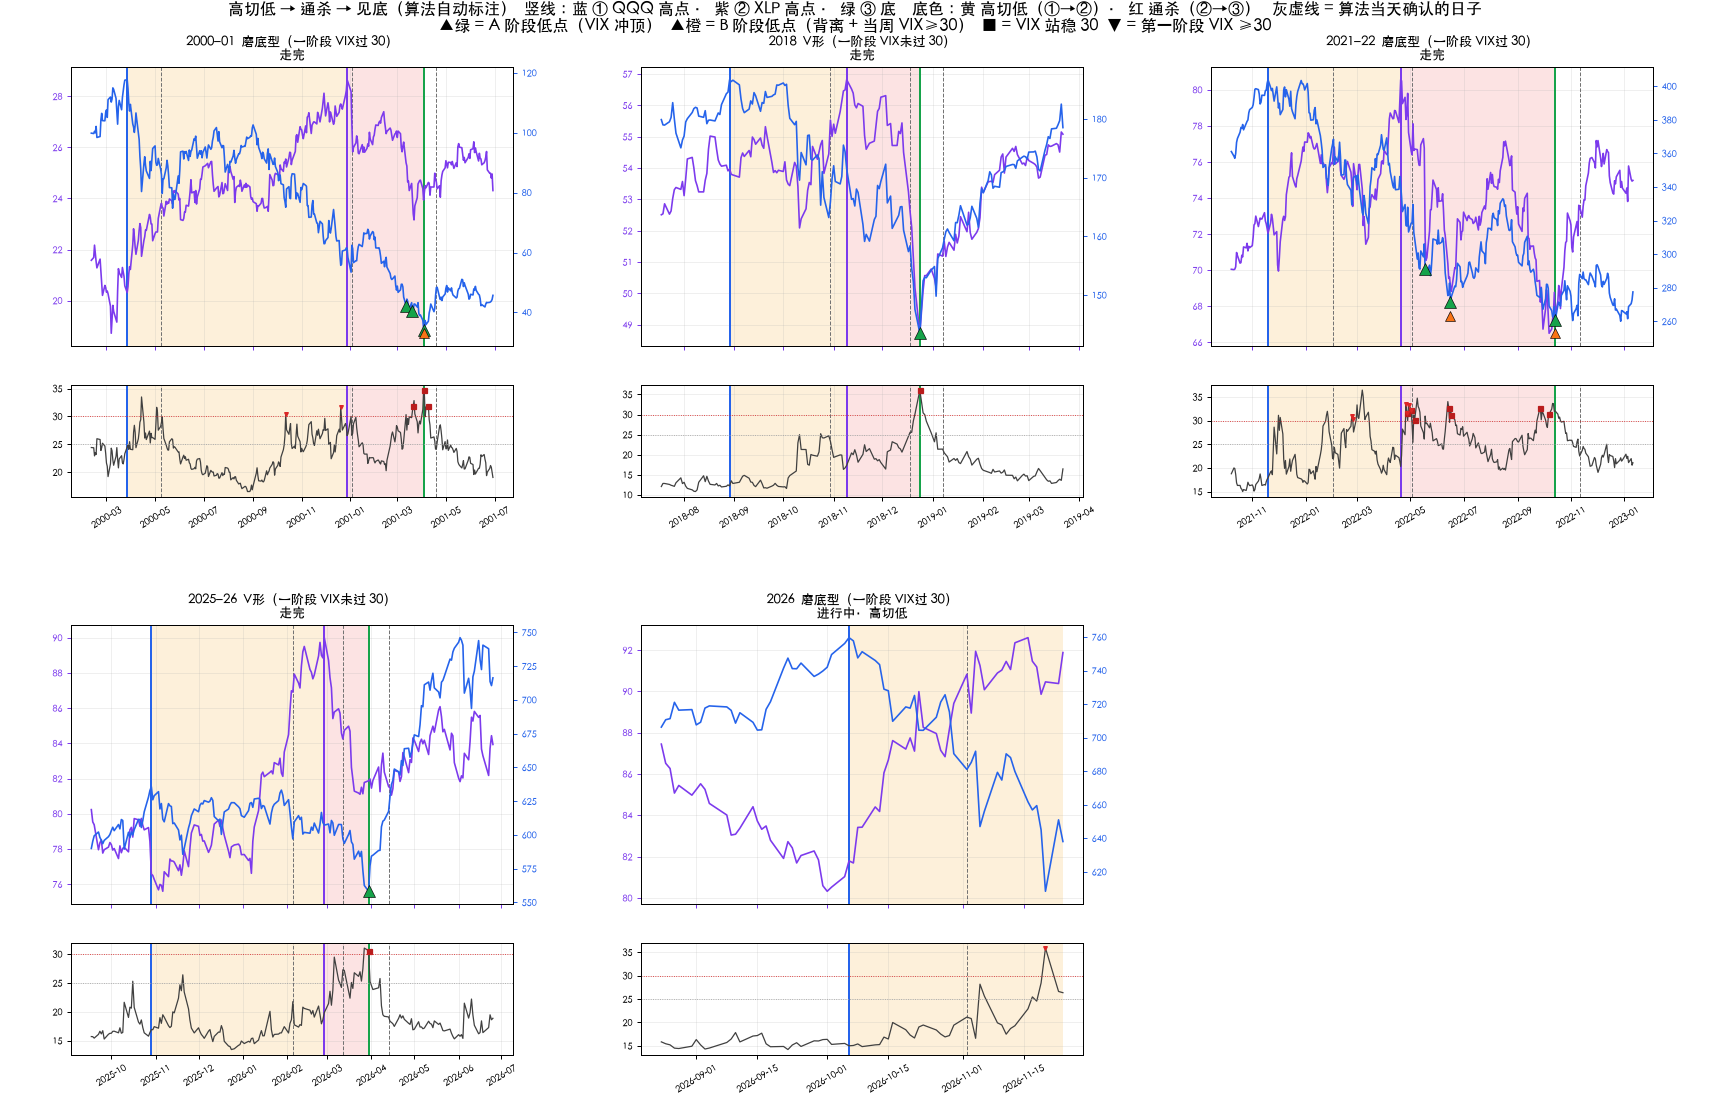

Generate this figure with Python:
# 高切低 → 通杀 → 见底 回测(规格见 docs/rotation-phase-handoff.md)。研究用,不是线上实现。
# 跑法: uv run --no-project --with matplotlib --with pandas python rotation_phase_backtest.py <数据目录> <输出.png>
# 数据目录需含:
#   QQQ.json / XLP.json   = GET localhost:3000/api/yahoo/history/<代码> 的原样响应({points:[{date,close}]})
#   HYOAS.json            = /api/regime 的 hyOas 序列,转成 {points:[{date,close}]}
#   VIX.csv / VIX3M.csv   = Cboe 官网 https://cdn.cboe.com/api/global/us_indices/daily_prices/{VIX,VIX3M}_History.csv
# 2026-11-26 semantic-garden 会话写成,验收表即该日的运行结果。
import json, sys, pandas as pd
import matplotlib; matplotlib.use('Agg')
import matplotlib.pyplot as plt
D, OUT = sys.argv[1], sys.argv[2]
plt.rcParams['font.family'] = ['Heiti TC']; plt.rcParams['axes.unicode_minus'] = False

def px(t):
    p = json.load(open(f'{D}/{t}.json'))['points']
    s = pd.Series({x['date']: x['close'] for x in p}); s.index = pd.to_datetime(s.index); return s.sort_index()
def cboe(f):
    v = pd.read_csv(f'{D}/{f}'); v.index = pd.to_datetime(v['DATE']); return v['CLOSE']
df = pd.concat({'Q': px('QQQ'), 'X': px('XLP')}, axis=1, sort=True)
df['V'] = cboe('VIX.csv'); df['M'] = cboe('VIX3M.csv')
df['H'] = px('HYOAS')
df['H'] = df['H'].ffill()
df = df.dropna(subset=['Q', 'X', 'V'])
Q, X, V = df.Q, df.X, df.V
# 参数(与回复里的规则表一一对应)
P = dict(rot_q=-0.05, rot_x=-0.02, rot_xup=0.02, rot_rel=0.10, kill_x=-0.05, kill_v=25,
         bot_v=30, min_p1=20, hy_max=6.0, bot_vpk=0.90, end_up=0.10, end_v=25, reset_q=-0.03, hold=120)
def rsi(x, n=14):
    d = x.diff(); u = d.clip(lower=0).ewm(alpha=1 / n, adjust=False).mean(); dn = (-d.clip(upper=0)).ewm(alpha=1 / n, adjust=False).mean()
    return 100 - 100 / (1 + u / dn)
Wk = Q.resample('W-FRI').last(); Wr = rsi(Wk)
Wm = Wk.ewm(span=12, adjust=False).mean() - Wk.ewm(span=26, adjust=False).mean()
div_weeks = set()
piv = [t for i, t in enumerate(Wk.index[2:-2], 2) if Wk.iloc[i] == Wk.iloc[i - 2: i + 3].min()]
for k, t in enumerate(piv):
    prev = [u for u in piv[:k] if (t - u).days <= 365 and Wk[u] > Wk[t]]
    if prev and Wr[t] > Wr[prev[-1]] and Wm[t] > Wm[prev[-1]]: div_weeks.add(t)
def wk_div(day):   # 底候选所在周(±1 周)出现周线 RSI 与 MACD 线同时背离
    w = day + pd.offsets.Week(weekday=4) if day.weekday() != 4 else day
    return any(abs((w - x).days) <= 7 for x in div_weeks)
Dm = Q.ewm(span=12, adjust=False).mean() - Q.ewm(span=26, adjust=False).mean(); Dr = rsi(Q)
dpiv = [t for i, t in enumerate(Q.index[5:-5], 5) if Q.iloc[i] == Q.iloc[i - 5: i + 6].min()]
day_div = set()
for k, t in enumerate(dpiv):
    prev = [u for u in dpiv[:k] if (t - u).days <= 120 and Q[u] > Q[t]]
    if prev and (Dr[t] > Dr[prev[-1]] or Dm[t] > Dm[prev[-1]]): day_div.add(t)
qdd = Q / Q.rolling(250, min_periods=60).max() - 1
xdd60 = X / X.rolling(60).max() - 1
x60 = X / X.shift(60) - 1
rel60 = (X / Q) / (X / Q).shift(60) - 1

state, cur, eps, st = '正常', {}, [], []
cool_until = None
last_end = df.index[0]
for i, t in enumerate(df.index):
    if i >= 60:
        if state == '正常':
            if qdd[t] <= P['rot_q'] and xdd60[t] >= P['rot_x'] and x60[t] >= P['rot_xup'] and rel60[t] >= P['rot_rel']:
                if df.H[t] >= P['hy_max']:
                    eps.append({'L1': Q.iloc[max(0, i - 250): i + 1].idxmax(), 'L1确认': t, '熊市预警': [], '结局': '不算·信用危机型'}); state = '冷却'; cool_until = t + pd.Timedelta(days=180)
                else:
                    state = '高切低'; cur = {'L1': Q.iloc[max(0, i - 250): i + 1].idxmax(), 'L1确认': t, '熊市预警': []}
        elif state == '冷却':
            if t >= cool_until: state = '正常'
        elif state == '高切低':
            if V[t] >= 30: cur['熊市预警'].append(t)
            xpk = X.loc[max(cur['L1'], last_end): t].idxmax()
            if X[t] / X[xpk] - 1 <= P['kill_x'] and V[t] >= P['kill_v']:
                if len(df.loc[cur['L1']: xpk]) - 1 < P['min_p1']:   # 第一阶段太短 = 不是场内腾挪(2025 型)
                    eps.append({**cur, '结局': '不算·第一阶段太短'}); last_end = t; state, cur = '冷却', {}; cool_until = t + pd.Timedelta(days=60)
                else:
                    state = '通杀'; cur.update(L2=xpk, L2确认=t)
            elif qdd[t] > P['reset_q']:
                eps.append({**cur, '结局': '未通杀'}); state, cur = '正常', {}
        elif state == '通杀':
            if X[t] > X[cur['L2']]:
                state = '高切低'; cur.pop('L2'); cur.pop('L2确认')
            else:
                seg = df.loc[cur['L2']: t]
                # 底候选:VIX ≥30 且不低于通杀以来 VIX 最高的 90% 的那些天里,QQQ 最低的一天
                ok = seg[(seg.V >= P['bot_v']) & (seg.V >= P['bot_vpk'] * seg.V.cummax())]
                inv = (seg.V / seg.M).dropna()
                bear = len(inv) > 0 and (inv > 1).mean() < 0.25
                if bear: ok = ok[[wk_div(d) for d in ok.index]]
                if len(ok):
                    lo = ok.Q.idxmin()
                    if Q[t] / Q[lo] - 1 >= P['end_up'] and V[t] < P['end_v']:
                        state = '见底'; cur.update(L3=lo, L3确认=t)
        elif state == '见底':
            if Q[t] < Q[cur['L3']] and V[t] >= P['bot_v']:
                state = '通杀'; cur.pop('L3'); cur.pop('L3确认')
            elif qdd[t] > P['reset_q'] or (t - cur['L3确认']).days > P['hold']:
                eps.append({**cur, '结局': '走完'}); last_end = cur['L3']; state, cur = '正常', {}
    st.append(state)
if cur: eps.append({**cur, '结局': f'进行中·{state}'})
df['st'] = st

def kind(e):
    if 'L3' not in e: return ''
    r = (df.V / df.M).loc[e['L2']: e['L3']].dropna()
    return '' if r.empty else ('快速型' if (r > 1).mean() >= 0.25 else '熊市型')
def marks(e):
    a = e['L2']; b = e.get('L3', df.index[-1]) + pd.Timedelta(days=5)
    seg = df.loc[a:b]
    hold30 = list(seg.index[(seg.V >= 30) & (seg.V.shift() >= 30) & ~((seg.V.shift() >= 30) & (seg.V.shift(2) >= 30))])
    # A:VIX ≥30 的每一簇里 QQQ 最低那天,且该簇 VIX 峰 ≥ 通杀以来最高的 90%
    hi = seg[seg.V >= 30]; A = []
    if len(hi):
        grp = (hi.index.to_series().diff().dt.days > 7).cumsum()
        for _, g in hi.groupby(grp.values):
            if g.V.max() >= 0.9 * seg.V.loc[:g.index[-1]].max(): A.append(g.Q.idxmin())
    # B:日线 RSI 或 MACD 线底背离,且当周 VIX 最高 ≥30
    B = [t for t in sorted(day_div) if a <= t <= b and V.loc[t - pd.Timedelta(days=4): t].max() >= 30]
    return hold30, A, B
for e in eps:
    e['型'] = '磨底型' if e.get('熊市预警') else 'V形'
    if 'L2' in e: e['站稳30'], e['A'], e['B'] = marks(e)
rows = []
prev_pk = None
for e in eps:
    if e['结局'] in ('走完',) or e['结局'].startswith('进行中'):
        e['续段'] = prev_pk is not None and Q[e['L1']] < prev_pk[0] and (e['L1'] - prev_pk[1]).days < 730
        if not e['续段']: prev_pk = (Q[e['L1']], e.get('L3', e['L1']))
        else: prev_pk = (prev_pk[0], e.get('L3', e['L1']))
    rows.append(dict(QQQ高点=e['L1'].date(), 确认=e['L1确认'].date(),
        XLP高点=e['L2'].date() if 'L2' in e else '', 确认2=e['L2确认'].date() if 'L2' in e else '',
        底=e['L3'].date() if 'L3' in e else '', 确认3=e['L3确认'].date() if 'L3' in e else '',
        底日VIX=round(V[e['L3']], 1) if 'L3' in e else '', 类型=kind(e),
        一阶段VIX过30=len(e['熊市预警']), 分型=e['型'], A点=' '.join(str(x.date()) for x in e.get('A', [])), B点=' '.join(str(x.date()) for x in e.get('B', [])), 站稳30=' '.join(str(x.date()) for x in e.get('站稳30', [])), 续段='是' if e.get('续段') else '', 结局=e['结局']))
tab = pd.DataFrame(rows); pd.set_option('display.width', 250); print(tab.to_string(index=False))

# 作图:走完 / 进行中的每轮一列;上 = QQQ(右轴)+ XLP(左轴),下 = VIX
show = [e for e in eps if e['结局'] == '走完' or e['结局'].startswith('进行中')]
C = {'高切低': '#f59e0b', '通杀': '#ef4444', '见底': '#22c55e'}
import math
nc = 3; nr = math.ceil(len(show) / nc)
fig = plt.figure(figsize=(19, 6.2 * nr)); sfs = fig.subfigures(nr, nc).ravel()
for sf in sfs[len(show):]: sf.set_visible(False)
for k, e in enumerate(show):
    ax, vx = sfs[k].subplots(2, 1, gridspec_kw={'height_ratios': [3, 1.2]}, sharex=True)
    a = df.index.get_loc(e['L1']); end = e.get('L3', df.index[-1])
    b = min(len(df) - 1, df.index.get_loc(end) + 60)
    w = df.iloc[max(0, a - 30): b + 1]
    ax2 = ax.twinx()
    for x in (ax, vx):
        if 'L2' in e: x.axvspan(e['L1'], e['L2'], color=C['高切低'], alpha=0.15, lw=0)
        else: x.axvspan(e['L1'], df.index[-1], color=C['高切低'], alpha=0.15, lw=0)
        if 'L2' in e: x.axvspan(e['L2'], e.get('L3', df.index[-1]), color=C['通杀'], alpha=0.15, lw=0)
        for key in ('L1确认', 'L2确认', 'L3确认'):
            if key in e: x.axvline(e[key], color='#737373', lw=0.8, ls='--')
        for key, col in (('L1', '#2563eb'), ('L2', '#7c3aed'), ('L3', '#16a34a')):
            if key in e: x.axvline(e[key], color=col, lw=1.6)
    ax2.plot(w.index, w.Q, color='#2563eb', lw=1.3); ax.plot(w.index, w.X, color='#7c3aed', lw=1.3)
    ax2.tick_params(labelsize=7, colors='#2563eb'); ax.tick_params(labelsize=7, colors='#7c3aed')
    ax.grid(alpha=0.2)
    yr = f"{e['L1'].year}" + (f"–{str(end.year)[2:]}" if end.year != e['L1'].year else '')
    ax.set_title(f"{yr}{' 续段' if e.get('续段') else ''}  {e['型']}（一阶段 VIX{'过' if e['熊市预警'] else '未过'} 30）\n{e['结局']}", fontsize=10)
    for t in e.get('A', []): ax2.plot(t, Q[t], '^', color='#16a34a', ms=9, mec='k', mew=0.5)
    for t in e.get('B', []): ax2.plot(t, Q[t] * 0.97, '^', color='#f97316', ms=8, mec='k', mew=0.5)
    vx.plot(w.index, w.V, color='#404040', lw=1)
    for t in e.get('站稳30', []): vx.plot(t, V[t], 's', color='#b91c1c', ms=4)
    vx.axhline(30, color='#dc2626', lw=0.7, ls=':'); vx.axhline(25, color='#a3a3a3', lw=0.7, ls=':')
    for t in e['熊市预警']: vx.plot(t, V[t], 'v', color='#dc2626', ms=3)
    vx.tick_params(labelsize=7); vx.grid(alpha=0.2)
    for lab in vx.get_xticklabels(): lab.set_rotation(30)
fig.suptitle('高切低 → 通杀 → 见底（算法自动标注）  竖线：蓝 ① QQQ 高点 · 紫 ② XLP 高点 · 绿 ③ 底    底色：黄 高切低（①→②）· 红 通杀（②→③）   灰虚线 = 算法当天确认的日子\n▲绿 = A 阶段低点（VIX 冲顶）  ▲橙 = B 阶段低点（背离 + 当周 VIX≥30）  ■ = VIX 站稳 30  ▼ = 第一阶段 VIX ≥30', fontsize=13, y=1.0)
fig.savefig(OUT, dpi=90)
